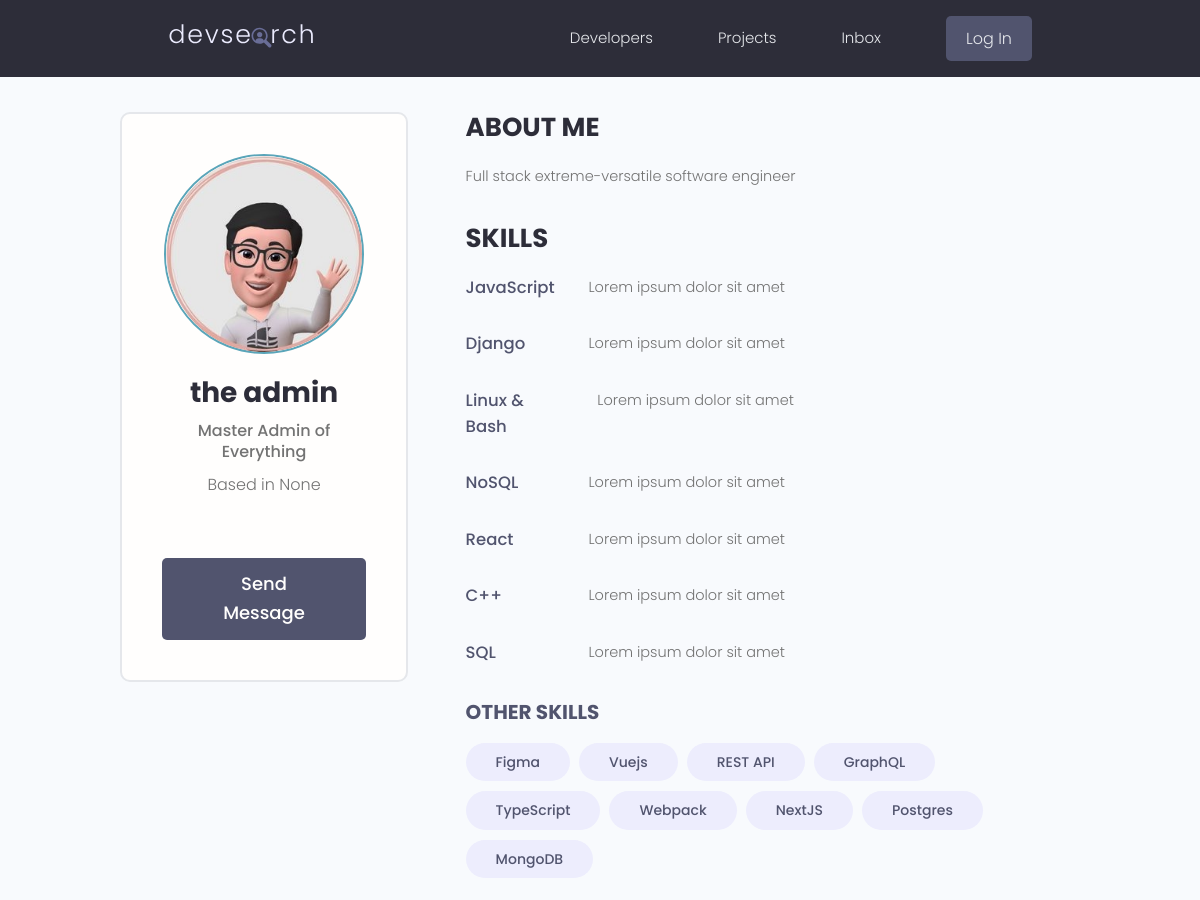
/profile/e885953f1a894d08ae64c4826a3f12d7/ (upper part), run on an earlier commit of the app's database.
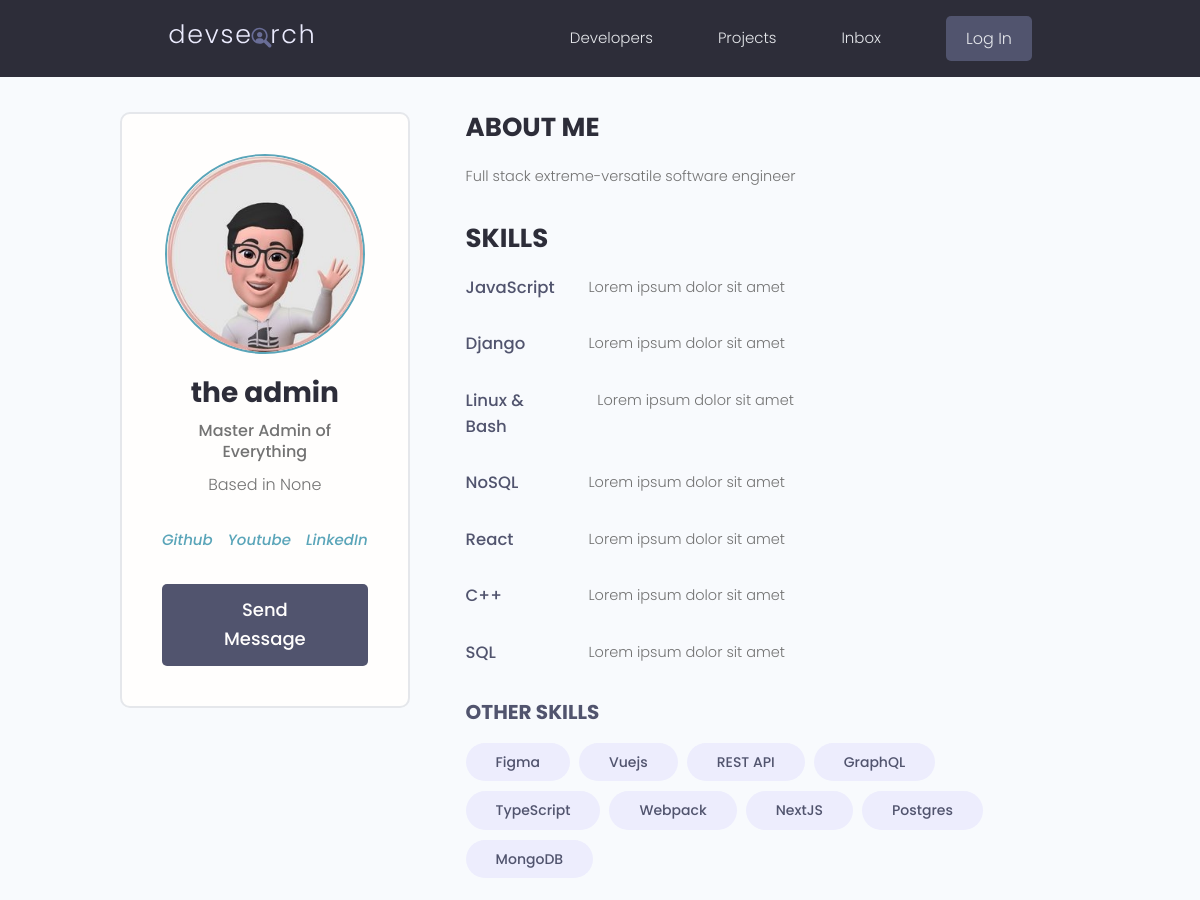
And on a later commit of the database.
### users/views.py (the view)
# urls.py: path('profile/<str:pk>/', views.user_profile, name='user-profile'),
def user_profile(request, pk):
    profile = Profile.objects.get(id=pk)
    context = {'profile': profile}
    return render(request, 'users/user-profile.html', context)

### projects/models.py (called while the page is built)
    def __str__(self):
        return self.name

### users/models.py (called while the page is built)
    def __str__(self):
        return str(self.name)

### users/templates/users/user-profile.html (shortened to what the changed rows need)
<!DOCTYPE html>
<html lang="en">
<head>
</head>
<body>
    {% extends 'main.html' %}
    {% block content %}
    <main class="profile my-md">
        <div class="container">
            <div class="layout">
                <div class="column column--1of3">
                    <div class="card text-center">
                        <div class="card__body dev">
                            <h2 class="dev__name">{{ profile.name }}</h2>
                            <ul class="dev__social">
                                {% if profile.social_github %}
                                <li>
                                <a title="Github" href="{{ profile.social_github }}" target="_blank"><i class="im im-github">Github</i></a>
                                </li>
                                {% endif %}
                                {% if profile.social_youtube %}
                                <li>
                                <a title="Youtube" href="{{ profile.social_youtube }}" target="_blank"><i class="im im-stackoverflow">Youtube</i></a>
                                </li>
                                {% endif %}
                                {% if profile.social_linkedin %}
                                <li>
                                <a title="LinkedIn" href="{{profile.social_linkedin}}" target="_blank"><i class="im im-linkedin">LinkedIn</i></a>
                                </li>
                                {% endif %}
                            </ul>
                        </div>
                    </div>
                </div>
            </div>
        </div>
    </main>
    {% endblock content%}

What changed in the data, as far as the page shows it:
changed Profile "the admin": social_github empty → "themaster.github.com" (drawn); social_youtube empty → "themaster.youtube.com" (drawn); social_linkedin empty → "themaster.linkedin.com" (drawn)
Also different on the page:
text now shown: "Github Youtube LinkedIn"
